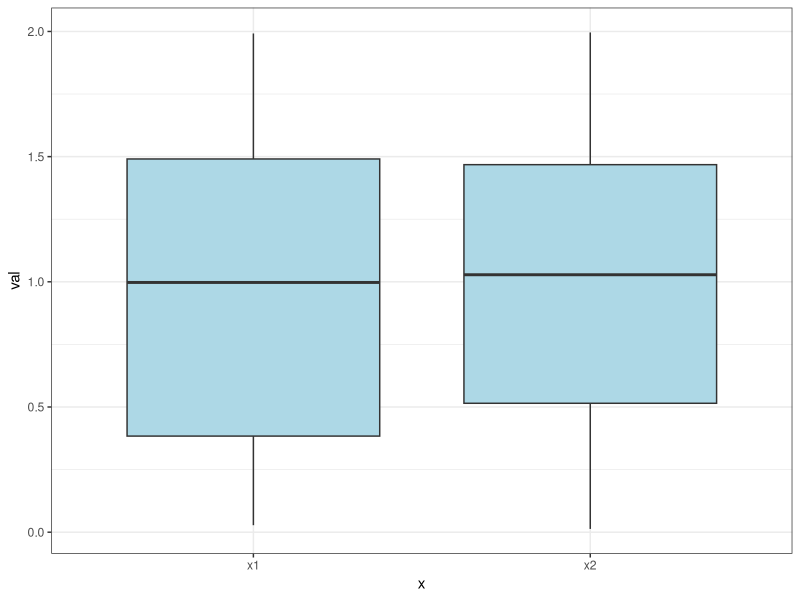
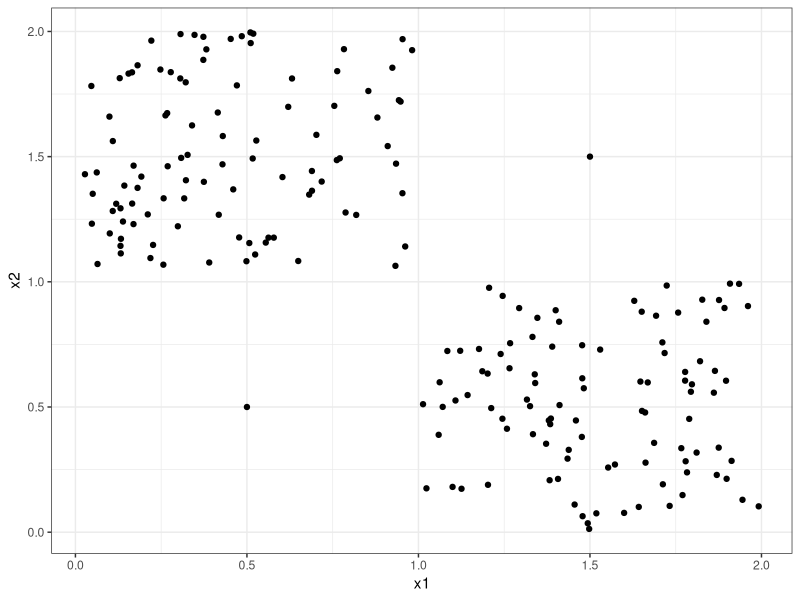
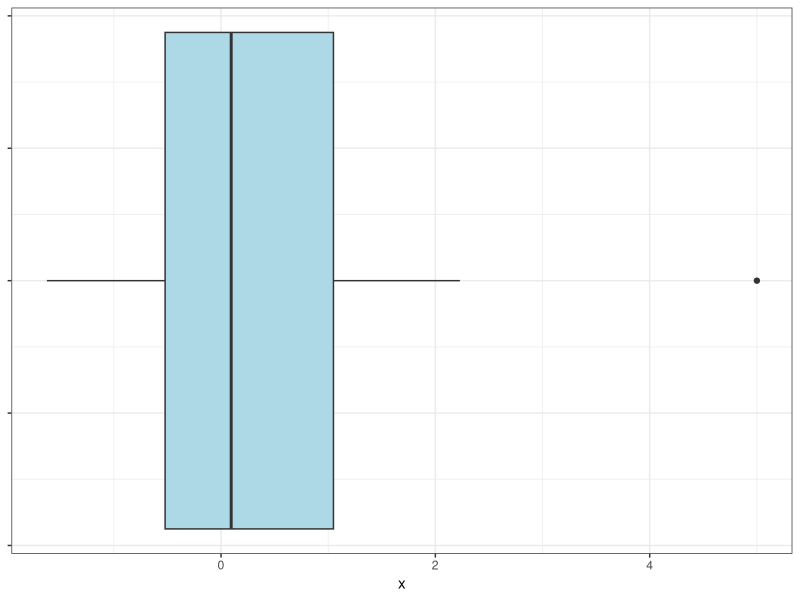
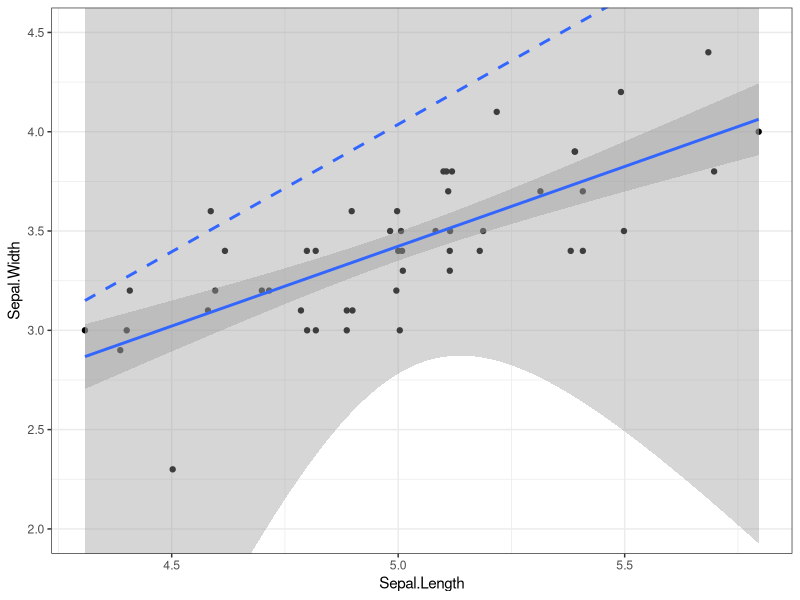
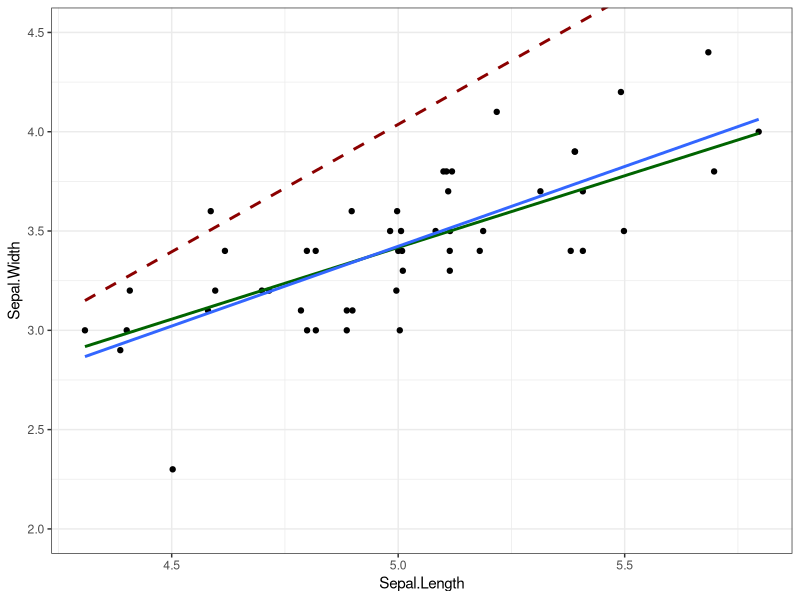

Source code (R) for these figures, in order:
# How many outliers quiz ----
library(tidyverse)

# misleading boxplots ----

set.seed(0)
outlier_tib <- tibble(x1 = runif(100, 1, 2), x2 = runif(100, 0, 1)) %>% 
  bind_rows(tibble(x1 = runif(100, 0, 1), x2 = runif(100, 1, 2))) %>% 
  bind_rows(tibble(x1 = c(0.5, 1.5), x2 = c(0.5, 1.5))) 
  

ggplot(outlier_tib %>% 
         gather(x, val), 
       aes(y = val, x = x)) + 
  geom_boxplot(fill = "lightblue") + theme_bw()


ggplot(outlier_tib, aes(x = x1, y = x2)) + 
  geom_point() + 
  theme_bw()


# regular outlier detectable via boxplot ----
ggplot(tibble(x = c(rnorm(30, 0, 1), 5)), aes(y = x, group = "")) + 
  geom_boxplot(fill = "lightblue") +
  theme_bw() + 
  theme(axis.text.y = element_blank()) + 
  coord_flip()


# How can linear regression go wrong with one single outlier ----

iris_setosa <- iris %>%
  filter(Species == "setosa") %>%
  mutate(Sepal.Length = jitter(Sepal.Length))

iris_setosa_outlier <- iris_setosa %>%
  add_row(Sepal.Length = 5.1, Sepal.Width = 35, Petal.Length = 1.4, Petal.Width = 0.2, Species = "setosa")

ggplot(iris_setosa_outlier, aes(x = Sepal.Length, y = Sepal.Width)) + 
  geom_point() + 
  stat_smooth(method = "lm", se = TRUE,
              linetype = "dashed") + 
  stat_smooth(inherit.aes = FALSE,
              method = "lm", 
              data = iris_setosa, aes(x = Sepal.Length, y = Sepal.Width), 
              se = TRUE) + 
  theme_bw() +
  coord_cartesian(ylim = c(2, 4.5))




# What would happens when we apply the quantile regression? (**QUANTILE REGRESSION EXAMPLE**) ----
#install.packages("quantreg")
library(quantreg)
quantreg_model <- rq(formula = Sepal.Width ~ Sepal.Length, data = iris_setosa_outlier)

summary(quantreg_model, se = "boot")

ggplot(iris_setosa_outlier, aes(x = Sepal.Length, y = Sepal.Width)) + 
  geom_point() + 
  stat_smooth(method = "lm", se = FALSE,
              linetype = "dashed", color = "darkred") + 
  stat_smooth(method = "rq", se = FALSE,
              linetype = "solid", color = "darkgreen") + 
  stat_smooth(inherit.aes = FALSE,
              method = "lm", 
              data = iris_setosa, aes(x = Sepal.Length, y = Sepal.Width), 
              se = FALSE) + 
  theme_bw() +
  coord_cartesian(ylim = c(2, 4.5)) 
